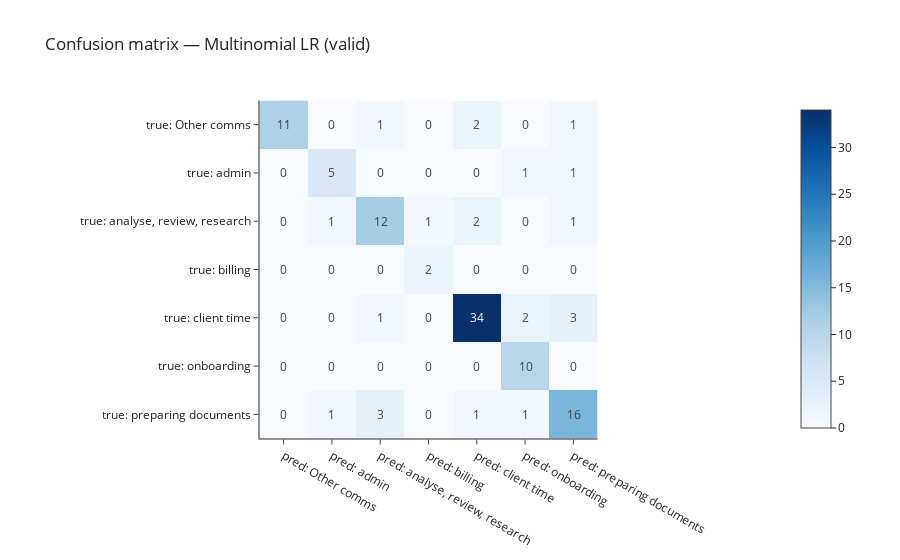

Notebook code cell kept with this figure:
### Markdown cell above
# Model C: Multinomial Logistic Regression (saga)

### Code cell
# Model C — Multinomial Logistic Regression (saga)
from sklearn.pipeline import Pipeline
from sklearn.linear_model import LogisticRegression
from sklearn.metrics import accuracy_score, f1_score, classification_report
import pandas as pd
from sklearn.metrics import confusion_matrix
import plotly.express as px

clf_mnlr = LogisticRegression(
    solver="saga",
    multi_class="multinomial",
    class_weight="balanced",
    max_iter=4000,
    n_jobs=-1,
)

pipe_mnlr = Pipeline([("pre", preproc), ("clf", clf_mnlr)])
pipe_mnlr.fit(X_tr, y_tr)
yp_mnlr = pipe_mnlr.predict(X_va)

print("Multinomial LR — Accuracy:", round(accuracy_score(y_va, yp_mnlr), 3))
print("Multinomial LR — Macro F1:", round(f1_score(y_va, yp_mnlr, average="macro"), 3))
print("\n", classification_report(y_va, yp_mnlr, zero_division=0))

pairs_mnlr = (pd.DataFrame({"true": y_va, "pred": yp_mnlr})
                .value_counts().reset_index(name="rows")
                .sort_values("rows", ascending=False))
display(pairs_mnlr.head(8))

labels = list(pipe_mnlr.classes_)
cm = confusion_matrix(y_va, yp_mnlr, labels=labels)
cm_df = pd.DataFrame(cm, index=[f"true: {c}" for c in labels],
                        columns=[f"pred: {c}" for c in labels])
fig = px.imshow(cm_df, text_auto=True, color_continuous_scale="Blues",
                title="Confusion matrix — Multinomial LR (valid)")
fig.update_layout(template="simple_white")
fig.show()

### Figure 1 — Plotly figure (JSON) as saved in the notebook; plotly's stock layout.template omitted (floating-point values rounded to 4 significant figures)
{"data": [{"coloraxis": "coloraxis", "hovertemplate": "x: %{x}<br>y: %{y}<br>color: %{z}<extra></extra>", "name": "0", "texttemplate": "%{z}", "type": "heatmap", "x": ["pred: Other comms", "pred: admin", "pred: analyse, review, research", "pred: billing", "pred: client time", "pred: onboarding", "pred: preparing documents"], "xaxis": "x", "y": ["true: Other comms", "true: admin", "true: analyse, review, research", "true: billing", "true: client time", "true: onboarding", "true: preparing documents"], "yaxis": "y", "z": [[11, 0, 1, 0, 2, 0, 1], [0, 5, 0, 0, 0, 1, 1], [0, 1, 12, 1, 2, 0, 1], [0, 0, 0, 2, 0, 0, 0], [0, 0, 1, 0, 34, 2, 3], [0, 0, 0, 0, 0, 10, 0], [0, 1, 3, 0, 1, 1, 16]]}], "layout": {"coloraxis": {"colorscale": [[0, "rgb(247,251,255)"], [0.125, "rgb(222,235,247)"], [0.25, "rgb(198,219,239)"], [0.375, "rgb(158,202,225)"], [0.5, "rgb(107,174,214)"], [0.625, "rgb(66,146,198)"], [0.75, "rgb(33,113,181)"], [0.875, "rgb(8,81,156)"], [1, "rgb(8,48,107)"]]}, "title": {"text": "Confusion matrix — Multinomial LR (valid)"}, "xaxis": {"anchor": "y", "constrain": "domain", "domain": [0, 1], "scaleanchor": "y"}, "yaxis": {"anchor": "x", "autorange": "reversed", "constrain": "domain", "domain": [0, 1]}}}
